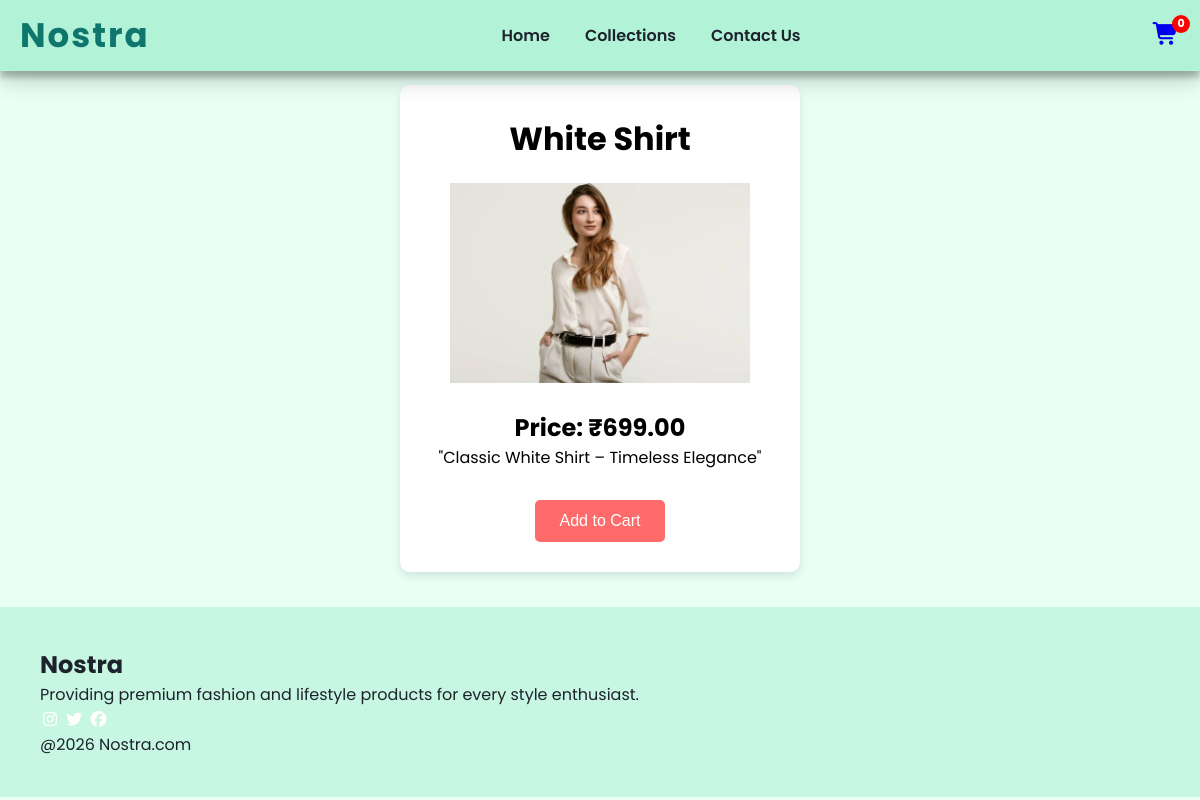
Screenshot of /product_backend.php?id=2 with the database file from the repository.
### tables this page shows
CREATE TABLE `products` (
  `id` int(11) NOT NULL,
  `product_name` varchar(255) DEFAULT NULL,
  `price` decimal(10,2) DEFAULT NULL,
  `image` varchar(255) DEFAULT NULL,
  `description` text DEFAULT NULL
);

### product_backend.php (called while the page is built)
<?php
include("db.php");
$id = intval($_GET['id']);
$sql="Select * from products where id=$id";
$result=mysqli_query($conn,$sql);
$product=mysqli_fetch_assoc($result);
include("product_view.php");
?>

### product_view.php (the view, shortened to what this page needs)
<!DOCTYPE html>
<html lang="en">
<head>
    <link rel="stylesheet" href="style.css">
    <link rel="stylesheet" href="style.css">
    <link rel="stylesheet" href="https://cdnjs.cloudflare.com/ajax/libs/font-awesome/7.0.1/css/all.min.css"
 />
</head>
<body>
    <nav class="navbar">
        <h1 class="nostra">Nostra</h1>
        <div class="navbar-links">
            <p class="navbar-link"><a href="index.php">Home</a></p>
            <p class="navbar-link"><a href="collection.php">Collections</a></p>
            <p class="navbar-link"><a href="contact.html">Contact Us</a></p>
        </div>
         <div class="navbar-cart">
            <a href="cart.php">
                <i class="fa-solid fa-cart-shopping"></i>
                <span class="cart-count">
                </span>
            </a>
        </div>
    </nav>
    <div class="product-page">
    <div class="product-container">
        <h1> <?php echo $product['product_name'];?></h1>
        <img src="images/<?php echo $product['image'];?>" width="300">
        <h2>Price:  ₹<?php echo number_format($product['price'],2);?></h2>
        <p><?php echo $product['description'];?></p>
        <form method="post" class="add-to-cart-container">
    <button type="submit" name="add_to_cart" class="add-to-cart-btn">
        Add to Cart
    </button>
</form>
    </div>
  </div>
        <div class="footer">
            <div class="footer-container">
                <div class="footer-box-1">
                    <h2 class="headingText">Nostra</h2>
                        <p>Providing premium fashion and lifestyle products for every style enthusiast.</p>
                        <div class="footer-box-1">
                            <i class="fa-brands fa-instagram" style="color:#ffffff;"></i>
                            <i class="fa-brands fa-twitter" style="color:#ffffff;"></i>
                            <i class="fa-brands fa-facebook" style="color:#ffffff;"></i>
                        </div>
                </div>
            </div>
            <p class="subtitle">@2026 Nostra.com</p>
        </div>
</body>
</html>

### style.css (style rules this page uses)
* { padding: 0; margin: 0; box-sizing: border-box; }
body { font-family: 'Poppins', sans-serif; margin: 0; padding-top: 70px; background: #e8fff5; }
.navbar { display: flex; justify-content: space-between; align-items: center; padding: 10px 20px; box-shadow: rgba(0, 0, 0, 0.19) 0px 10px 20px, rgba(0, 0, 0, 0.23) 0px 6px 6px; position: fixed; top: 0; left: 0; width: 100%; z-index: 1000; background:#b2f2d7; }
.navbar-links { display: flex; gap: 15px; flex-wrap: wrap; }
.navbar-links a { text-decoration: none; color:#1D232C; font-weight:600; font-size:16px; padding:6px 10px; transition:0.3s; }
.navbar-cart { position: relative; display: inline-block; }
.navbar-cart i { font-size:22px; }
.cart-count { position:absolute; top:-8px; right:-10px; background:red; color:white; font-size:11px; font-weight:bold; width:18px; height:18px; border-radius:50%; display:flex; align-items:center; justify-content:center; }
.footer { margin-top:20px; padding:40px; background-color: #c7f7e3; color:#1D232C; }
.product-page { display:flex; justify-content: center; align-items: center; }
.product-container { background: white; padding: 30px; width: 400px; margin:15px; text-align: center; border-radius: 10px; box-shadow: 0 4px 10px rgba(0,0,0,0.1); }
.product-container img { max-width: 100%; margin: 20px 0; }
.product-page .add-to-cart-btn { background-color: #ff6b6b; color: white; border: none; padding: 12px 25px; border-radius: 5px; cursor: pointer; font-size: 16px; display: inline-block; width: auto; transition: 0.3s; }
.product-page .add-to-cart-container { text-align: center; margin-top: 20px; }
.add-to-cart-btn { margin-top:10px; padding:10px; background:#ff6f61; color:white; border:none; border-radius:6px; cursor:pointer; width:100%; transition:0.3s; }
.nostra { font-size:34px; font-weight:700; color:#0f766e; letter-spacing:2px; }

### rows the page displays
products: product_name "White Shirt", image (picture), price "699.00", description "\"Classic White Shirt – Timeless Elegance\""

### other values shown
$count "0"
